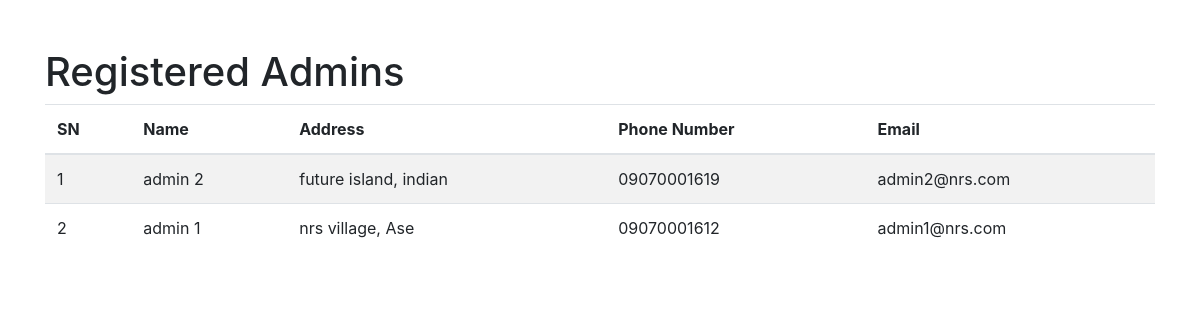
The app's page /admins (signed in) with its own data.
### app.py (models this page shows)
class Admin(db.Model):
    id = db.Column(db.Integer, primary_key=True)
    email = db.Column(db.String(100), unique=True, nullable=False)
    admin_name = db.Column(db.String(150), nullable=False)
    admin_address = db.Column(db.String(150), nullable=False)
    phone_number = db.Column(db.String(15), nullable=False)
    password = db.Column(db.String(200), nullable=False)
    is_admin = db.Column(db.Boolean, default=False)

### app.py (the view)
@app.route('/admins')
@admin_required
def show_admins():
    admins = Admin.query.all()
    return render_template('admins.html', admins=admins)

### app.py (called while the page is built)
@app.before_request
def before_request():
    session.permanent = True
    app.permanent_session_lifetime = timedelta(minutes=10)
    session.modified = True
    session['last_activity'] = time.time()

def admin_required(f):
    @wraps(f)
    def decorated_function(*args, **kwargs):
        if 'user_id' not in session or not session.get('is_admin'):
            flash('You do not have permission to access this page.', 'danger')
            return redirect(url_for('login'))
        return f(*args, **kwargs)
    return decorated_function

### templates/admins.html (shortened to what this page needs)
<!DOCTYPE html>
<html lang="en">
<head>
    <link href="https://stackpath.bootstrapcdn.com/bootstrap/4.5.2/css/bootstrap.min.css" rel="stylesheet">
</head>
<body>
    <div class="container mt-5">
        <h1>Registered Admins</h1>
        <table class="table table-striped">
            <thead>
                <tr>
                    <th>SN</th>
                    <th>Name</th>
                    <th>Address</th>
                    <th>Phone Number</th>
                    <th>Email</th>
                </tr>
            </thead>
            <tbody>
                {% for admin in admins %}
                <tr>
                    <td>{{ admin.id }}</td>
                    <td>{{ admin.admin_name }}</td>
                    <td>{{ admin.admin_address }}</td>
                    <td>{{ admin.phone_number }}</td>
                    <td>{{ admin.email }}</td>
                </tr>
                {% endfor %}
            </tbody>
        </table>
    </div>
</body>
</html>

### records on screen
Admin: id "1", admin_name "admin 2", admin_address "future island, indian", phone_number "09070001619", email "admin2@nrs.com"
Admin: id "2", admin_name "admin 1", admin_address "nrs village, Ase", phone_number "09070001612", email "admin1@nrs.com"
